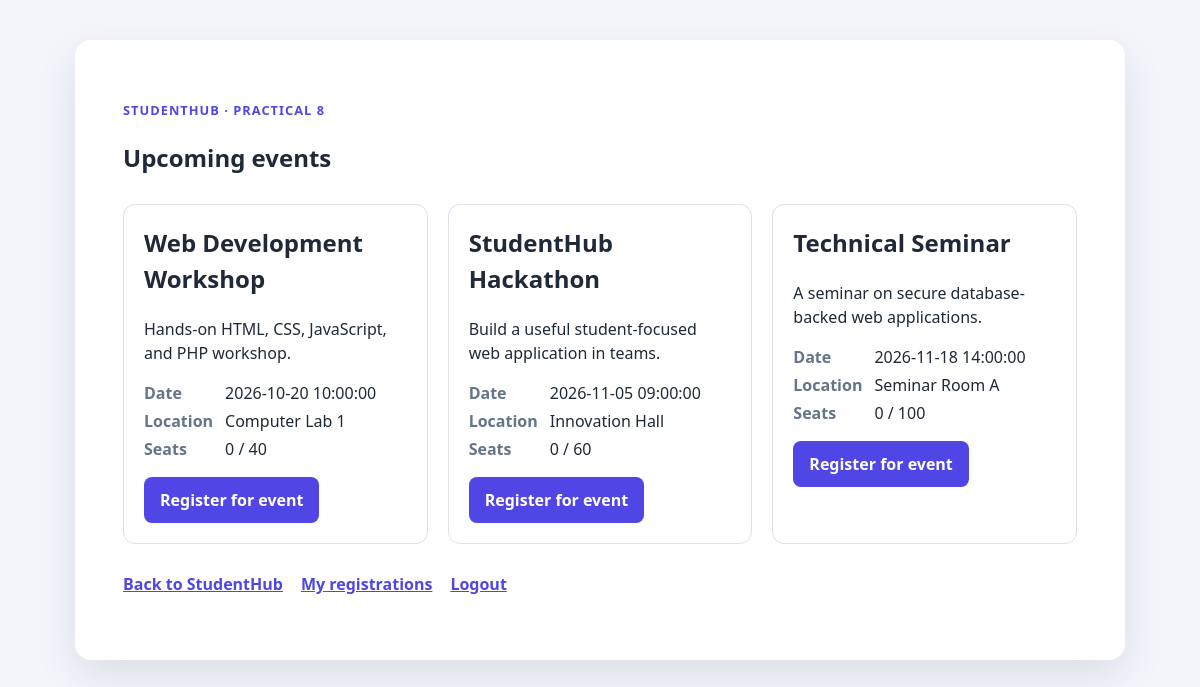
Page /practical8/events.php (signed in) on the committed database.
### tables this page shows
CREATE TABLE IF NOT EXISTS events (
    event_id INT UNSIGNED AUTO_INCREMENT PRIMARY KEY,
    title VARCHAR(150) NOT NULL,
    description TEXT NOT NULL,
    event_date DATETIME NOT NULL,
    location VARCHAR(150) NOT NULL,
    capacity INT UNSIGNED NOT NULL,
    poster_path VARCHAR(255) NULL,
    created_at TIMESTAMP NOT NULL DEFAULT CURRENT_TIMESTAMP
);

### practical8/events.php (the view, shortened to what this page needs)
<?php
require __DIR__ . DIRECTORY_SEPARATOR . 'db.php';
$events = $pdo->query(
    'SELECT e.event_id, e.title, e.description, e.event_date, e.location, e.capacity,
            COUNT(r.registration_id) AS registered_count
     FROM events e
     LEFT JOIN registrations r ON r.event_id = e.event_id
     GROUP BY e.event_id
     ORDER BY e.event_date'
)->fetchAll();
function escaped(string $value): string
{
    return htmlspecialchars($value, ENT_QUOTES, 'UTF-8');
}
?>
<!doctype html>
<html lang="en">
<head>
    <link rel="stylesheet" href="style.css">
</head>
<body>
    <main class="container">
        <section class="card">
            <p class="eyebrow">StudentHub · Practical 8</p>
            <h1>Upcoming events</h1>
            <?php if (!$events): ?>
                <p>No events are available.</p>
            <?php else: ?>
                <div class="event-grid">
                    <?php foreach ($events as $event): ?>
                        <?php $available = (int) $event['registered_count'] < (int) $event['capacity']; ?>
                        <article class="event-card">
                            <h2><?= escaped($event['title']) ?></h2>
                            <p><?= escaped($event['description']) ?></p>
                            <dl>
                                <dt>Date</dt><dd><?= escaped($event['event_date']) ?></dd>
                                <dt>Location</dt><dd><?= escaped($event['location']) ?></dd>
                                <dt>Seats</dt><dd><?= (int) $event['registered_count'] ?> / <?= (int) $event['capacity'] ?></dd>
                            </dl>
                            <?php if ($available): ?>
                                <form method="POST" action="register_event.php">
                                    <button type="submit">Register for event</button>
                                </form>
                            <?php else: ?>
                                <p class="full">This event is full.</p>
                            <?php endif; ?>
                        </article>
                    <?php endforeach; ?>
                </div>
            <?php endif; ?>
            <p class="links"><a href="../Index.php">Back to StudentHub</a> <a href="my_registrations.php">My registrations</a> <a href="../practical7/logout.php">Logout</a></p>
        </section>
    </main>
</body>
</html>

### practical8/style.css (style rules this page uses)
:root { --background: #f3f5fb; --surface: #fff; --text: #1f2937; --muted: #64748b; --primary: #4f46e5; --border: #dbe2ea; }
* { box-sizing: border-box; }
body { margin: 0; background: var(--background); color: var(--text); font-family: "Segoe UI", Arial, sans-serif; line-height: 1.5; }
.container { width: min(1050px, calc(100% - 32px)); margin: 40px auto; }
.card { background: var(--surface); border-radius: 16px; box-shadow: 0 16px 40px rgba(30, 41, 59, .1); padding: clamp(24px, 5vw, 48px); }
.eyebrow { color: var(--primary); font-size: .8rem; font-weight: 700; letter-spacing: .08em; text-transform: uppercase; }
.event-grid { display: grid; gap: 20px; grid-template-columns: repeat(auto-fit, minmax(260px, 1fr)); margin-top: 28px; }
.event-card { border: 1px solid var(--border); border-radius: 12px; padding: 20px; }
.event-card h2 { margin-top: 0; }
dl { display: grid; gap: 4px 12px; grid-template-columns: auto 1fr; }
dt { color: var(--muted); font-weight: 700; }
dd { margin: 0; }
button { background: var(--primary); border: 0; border-radius: 8px; color: #fff; cursor: pointer; font: inherit; font-weight: 700; padding: 11px 16px; }
.links { display: flex; flex-wrap: wrap; gap: 18px; margin-top: 28px; }
a { color: var(--primary); font-weight: 600; }

### rows in the picture
events: title "Web Development Workshop", description "Hands-on HTML, CSS, JavaScript, and PHP workshop.", event_date "2026-10-20 10:00:00", location "Computer Lab 1", registered_count "0", capacity "40"
events: title "StudentHub Hackathon", description "Build a useful student-focused web application in teams.", event_date "2026-11-05 09:00:00", location "Innovation Hall", registered_count "0", capacity "60"
events: title "Technical Seminar", description "A seminar on secure database-backed web applications.", event_date "2026-11-18 14:00:00", location "Seminar Room A", registered_count "0", capacity "100"
